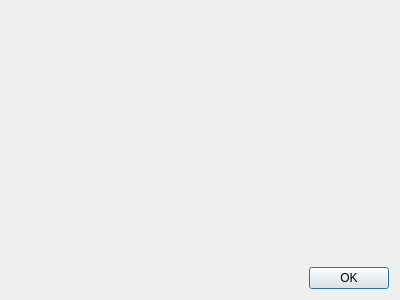
<?xml version="1.0" encoding="UTF-8"?>
<ui version="4.0">
 <class>aboutDialog</class>
 <widget class="QDialog" name="aboutDialog">
  <property name="geometry">
   <rect>
    <x>0</x>
    <y>0</y>
    <width>400</width>
    <height>300</height>
   </rect>
  </property>
  <property name="sizePolicy">
   <sizepolicy hsizetype="Fixed" vsizetype="Fixed">
    <horstretch>0</horstretch>
    <verstretch>0</verstretch>
   </sizepolicy>
  </property>
  <property name="windowTitle">
   <string>About CodeQuery</string>
  </property>
  <property name="modal">
   <bool>true</bool>
  </property>
  <layout class="QHBoxLayout" name="horizontalLayout">
   <item>
    <layout class="QVBoxLayout" name="verticalLayout">
     <item>
      <layout class="QHBoxLayout" name="horizontalLayout_2">
       <item>
        <widget class="QLabel" name="labelLogo">
         <property name="sizePolicy">
          <sizepolicy hsizetype="Minimum" vsizetype="Preferred">
           <horstretch>0</horstretch>
           <verstretch>0</verstretch>
          </sizepolicy>
         </property>
         <property name="text">
          <string/>
         </property>
         <property name="pixmap">
          <pixmap>:/mainwindow/images/logo.png</pixmap>
         </property>
         <property name="openExternalLinks">
          <bool>false</bool>
         </property>
        </widget>
       </item>
       <item>
        <widget class="QLabel" name="labelTitle">
         <property name="sizePolicy">
          <sizepolicy hsizetype="Expanding" vsizetype="Expanding">
           <horstretch>0</horstretch>
           <verstretch>0</verstretch>
          </sizepolicy>
         </property>
         <property name="text">
          <string/>
         </property>
         <property name="alignment">
          <set>Qt::AlignCenter</set>
         </property>
         <property name="wordWrap">
          <bool>true</bool>
         </property>
         <property name="openExternalLinks">
          <bool>true</bool>
         </property>
        </widget>
       </item>
      </layout>
     </item>
     <item>
      <widget class="QLabel" name="labelLicense">
       <property name="sizePolicy">
        <sizepolicy hsizetype="Expanding" vsizetype="Expanding">
         <horstretch>0</horstretch>
         <verstretch>0</verstretch>
        </sizepolicy>
       </property>
       <property name="text">
        <string/>
       </property>
       <property name="wordWrap">
        <bool>true</bool>
       </property>
       <property name="openExternalLinks">
        <bool>true</bool>
       </property>
      </widget>
     </item>
     <item>
      <layout class="QHBoxLayout" name="horizontalLayout_3">
       <item>
        <spacer name="horizontalSpacer">
         <property name="orientation">
          <enum>Qt::Horizontal</enum>
         </property>
         <property name="sizeHint" stdset="0">
          <size>
           <width>40</width>
           <height>20</height>
          </size>
         </property>
        </spacer>
       </item>
       <item>
        <widget class="QPushButton" name="pushButtonCloseAbout">
         <property name="sizePolicy">
          <sizepolicy hsizetype="Fixed" vsizetype="Fixed">
           <horstretch>0</horstretch>
           <verstretch>0</verstretch>
          </sizepolicy>
         </property>
         <property name="text">
          <string>OK</string>
         </property>
        </widget>
       </item>
      </layout>
     </item>
    </layout>
   </item>
  </layout>
 </widget>
 <resources/>
 <connections/>
</ui>
